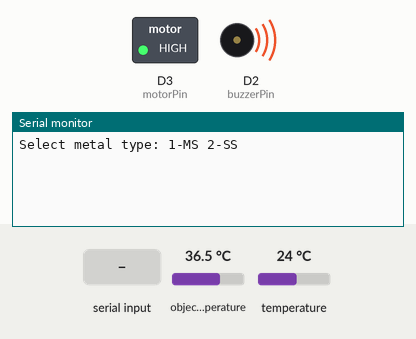
This sketch was run on a simulated ESP8266 (NodeMCU). Parts: switched loads named in the sketch (green lamp = pin HIGH), buzzer (waves = sounding, pin HIGH), the last lines printed to the serial monitor. The inputs (shaded band) are chosen by the test bench; at power-on: object temperature 36.5 °C, temperature 24 °C. WiFi joins after 1.5 s; servers stay silent unless stated.

Above: at 3.0 s.
3.1 s: "1" received over Serial
At 4.3 s:
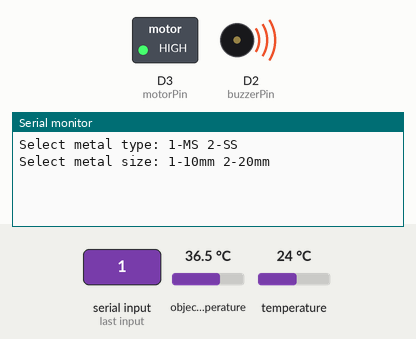
4.6 s: "2" received over Serial
At 5.0 s:
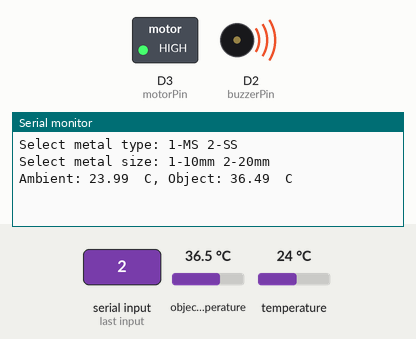

The sketch:

code.ino
```cpp
#define BLYNK_TEMPLATE_ID "TMPLredbJKrW"
#define BLYNK_TEMPLATE_NAME "IoT based Automatic Coolant for Metal Cutting"
#define BLYNK_AUTH_TOKEN "0ED4hBpUkiFKeRhvIDPSuMt7-r5r_-5b"

// Including Node MCU And Blynk Libraries
#define BLYNK_PRINT Serial
#include <ESP8266WiFi.h>
#include <BlynkSimpleEsp8266.h>

#include <Wire.h>
#include <Adafruit_MLX90614.h>

WidgetLED led1(V7);

char auth[] = BLYNK_AUTH_TOKEN; //It will Verify Auth Code with the one Provided Above

/* Enter Wifi Credientials*/
char ssid[] = "vivo 1909";
char pass[] = "helloworld06";

BlynkTimer timer;        //--> Begin Blynk Timer

// Motor and Buzzer pins
#define motorPin D3
#define buzzerPin D2

// Initialize the MLX90614 sensor
Adafruit_MLX90614 mlx = Adafruit_MLX90614();

void setup() {
  // Initialize the motor and buzzer pins as output
  pinMode(motorPin, OUTPUT);
  pinMode(buzzerPin, OUTPUT);
     digitalWrite(motorPin, HIGH);
     digitalWrite(buzzerPin, HIGH);
  // Initialize the serial port for debugging
  Serial.begin(9600);

  // Initialize the I2C communication for the MLX90614 sensor
  Wire.begin(D5, D6);
  mlx.begin();
    Blynk.begin(auth, ssid, pass); //--> Verifying provided auth code and Wifi credentials
}

void loop() {
  // Prompt user to select the metal type
  Serial.println("Select metal type: 1-MS 2-SS");
  Blynk.virtualWrite(V1,"Select metal type: 1-MS 2-SS");

  // Wait for user input and set the metal type variable
  int metalType = 0;
  while (metalType == 0) {
    if (Serial.available()) {
      char input = Serial.read();
      if (input == '1' || input == '2') {
        metalType = input - '0';
      }
    }
  }

  // Prompt user to select the metal size
  Serial.println("Select metal size: 1-10mm 2-20mm");
  Blynk.virtualWrite(V1,"Select metal size: 1-10mm 2-20mm");

  // Wait for user input and set the metal size variable
  int metalSize = 0;
  while (metalSize == 0) {
    if (Serial.available()) {
      char input = Serial.read();
      if (input == '1' || input == '2') {
        metalSize = input - '0';
      }
    }
  }

  // Calculate the threshold temperature based on metal type and size
  float thresholdTemp = 0;
  if (metalType == 1) {
    if (metalSize == 1) {
      thresholdTemp = 42.0;
    } else {
      thresholdTemp = 46.0;
    }
  } else {
    if (metalSize == 1) {
      thresholdTemp = 39.0;
    } else {
      thresholdTemp = 42.0;
    }
  }

  while (true) {
    // Read the ambient and object temperatures from the MLX90614 sensor
    float ambientTemp = mlx.readAmbientTempC();
    float objectTemp = mlx.readObjectTempC();

    // Display the temperatures on the serial monitor
    Serial.print("Ambient: ");
    Blynk.virtualWrite(V1,"Ambient: ");
    Serial.print(ambientTemp);
    Blynk.virtualWrite(V1,ambientTemp);
    Blynk.virtualWrite(V0,ambientTemp);
    Serial.print("  C, ");
    Blynk.virtualWrite(V1,"C,\n");
    Serial.print("Object: ");
    Blynk.virtualWrite(V1,"Object: ");
    Serial.print(objectTemp);
    Blynk.virtualWrite(V1,objectTemp);
    Blynk.virtualWrite(V3,objectTemp);
    Serial.println("  C");
    Blynk.virtualWrite(V1,"C \n");

    // Check if the object temperature exceeds the threshold
    if (objectTemp >= thresholdTemp) {
      // Activate the motor and buzzer
      digitalWrite(motorPin, LOW);
      Blynk.virtualWrite(V2,HIGH);
      digitalWrite(buzzerPin, LOW);
      Blynk.virtualWrite(V4,HIGH);
    } else {
      // Deactivate the motor and buzzer
      digitalWrite(motorPin, HIGH);
      Blynk.virtualWrite(V2,LOW);
      digitalWrite(buzzerPin, HIGH);
      Blynk.virtualWrite(V4,LOW);
    }

    // Wait for 500ms before taking the next temperature reading
    delay(500);
  }
}
```

Measured:
- after the input at 3.1 s, the serial monitor: prints a new line at once (image 1)
- after the input at 4.6 s, the serial monitor: prints a new line at once (image 2)
